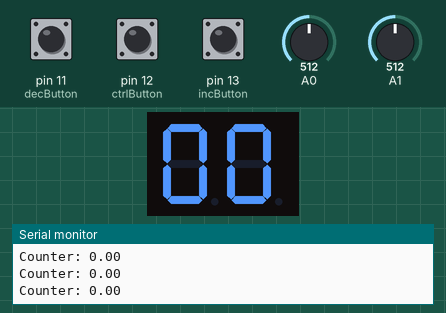
This sketch was run on a simulated Arduino Uno, built with avr-gcc and run on an emulated ATmega328P. On the bench: 2-digit seven-segment display, the last lines printed to the serial monitor. Wiring (inferred from the names in the program): 2-digit 7-segment display, segments lit when HIGH: segments pin 7, pin 8, pin 2, pin 3, pin 4, pin 6, pin 5; digit selects pin 10, pin 9. Inputs (shaded band) come from the test bench; at power-on: A1 = 512, A0 = 512, pin 13 (incButton) LOW, pin 11 (decButton) LOW, pin 12 (ctrlButton) LOW. The segment pins are drawn as the display they are named for.

Above: at 1.2 s.
1.3 s: A1 set to 716
At 1.67 s:
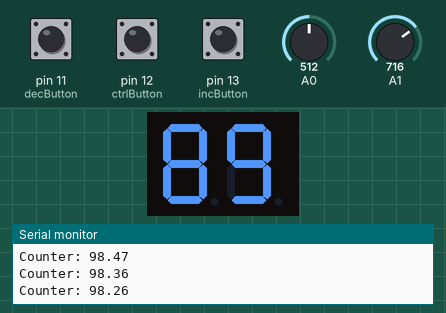
2.9 s: A0 set to 900
At 5.25 s:
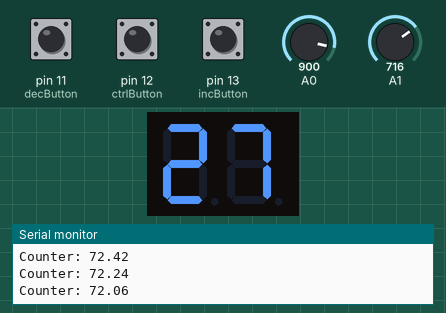
5.9 s: pin 13 (incButton) pulled HIGH for 0.15 s
At 6.19 s:
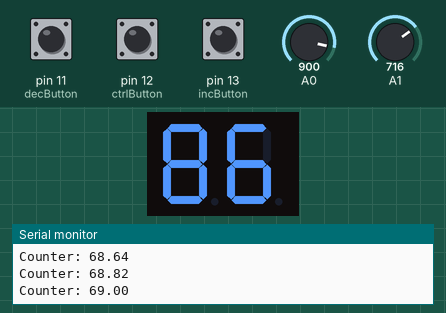
6.6 s: pin 11 (decButton) pulled HIGH for 0.15 s
At 6.91 s:
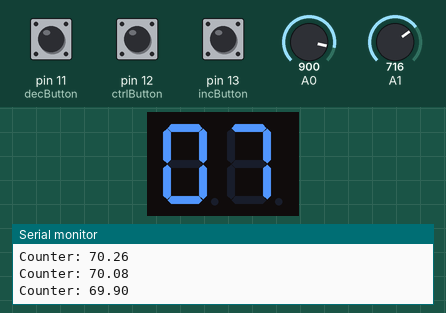
7.3 s: pin 13 (incButton) pulled HIGH for 1 s
At 8.49 s:
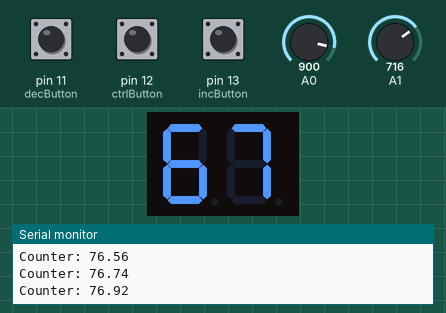
8.9 s: pin 11 (decButton) pulled HIGH for 1 s
At 9.31 s:
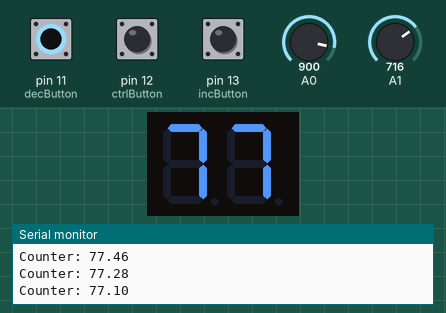

Measured:
- after the input at 1.3 s, the display: first changes after 0.10 s (image 1 shows a later state)

The sketch:

tutorial2.ino
```cpp
class Button {
  private:
  	int pin;
  	bool pressed;
  public:
  	Button(int activePin, bool isPressed) {
    	pin = activePin;
    	pressed = isPressed;
  	};

  	int getPin(){
  		return pin;
  	};

  	bool isPressed() {
  		return pressed;
  	};

  	void setPressed(bool isPressed) {
    	pressed = isPressed;
  	};
};

int numberTables[10][7] = {
  {1,1,1,1,1,1,0}, //0
  {0,1,1,0,0,0,0}, //1
  {1,1,0,1,1,0,1}, //2
  {1,1,1,1,0,0,1}, //3
  {0,1,1,0,0,1,1}, //4
  {1,0,1,1,0,1,1}, //5
  {1,0,1,1,1,1,1}, //6
  {1,1,1,0,0,0,0}, //7
  {1,1,1,1,1,1,1}, //8
  {1,1,1,1,0,1,1}  //9
};
				   //A,B,C,D,E,F,G
int segmentPins[] = {7,8,2,3,4,6,5};
int onesDigit = 9, tensDigit = 10;

Button incButton(13, false);
Button decButton(11, false);
Button ctrlButton(12, true);

Button buttons[] = {incButton, decButton, ctrlButton};

float counter = 0.0;
bool enablePotens = false;
int oldPotenValue = 0;
bool firstPotenValue = true;
short int systemActive = 1;
int tolerance = 10;

void setup() {
  Serial.begin(9600);
  for (int pin : segmentPins) pinMode(pin, OUTPUT);
  for (Button button : buttons) pinMode(button.getPin(), INPUT);

  pinMode(tensDigit, OUTPUT);
  pinMode(onesDigit, OUTPUT);

}

void loop() {
  Serial.print("Counter: ");
  Serial.println(counter);
  int tens = (int) counter / 10;
  int ones = (int) counter % 10;

  digitalWrite(tensDigit, LOW);
  digitalWrite(onesDigit, HIGH);

  turnOnSegments(ones);
  delay(10);

  for (int pin : segmentPins) digitalWrite(pin, LOW);

  digitalWrite(tensDigit, HIGH);
  digitalWrite(onesDigit, LOW);

  turnOnSegments(tens);
  delay(10);

  for (int pin : segmentPins) digitalWrite(pin, LOW);

  float velocity = (float) analogRead(0)/5000.0;
  checkButton(velocity);
  potentiometerCtrl(analogRead(1), velocity);
}

void turnOnSegments(int value) {
  for(int i=0; i<sizeof(segmentPins)/2; i++) digitalWrite(segmentPins[i], numberTables[value][i]);
}

void checkButton(float velocity) {
  if(digitalRead(incButton.getPin())) {
  	incButton.setPressed(true);
    decButton.setPressed(false);
    enablePotens = false;
  }
  if(digitalRead(decButton.getPin())) {
  	decButton.setPressed(true);
    incButton.setPressed(false);
    enablePotens = false;
  }

  if(digitalRead(ctrlButton.getPin()) && !systemActive)
  	ctrlButton.setPressed(!ctrlButton.isPressed());

  systemActive = digitalRead(ctrlButton.getPin());

  if(ctrlButton.isPressed() && !enablePotens) {
    if(incButton.isPressed()) {
      if(counter > 99.9)
        counter = 0;
      counter += velocity;
    } else if(decButton.isPressed()){
      if (counter < 0)
      	counter = 99.9;
      counter -= velocity;
    }
  }
}

void potentiometerCtrl(int value, float velocity) {
  if (firstPotenValue) {
    oldPotenValue = value;
    firstPotenValue = false;
  }

  int diff = abs(value - oldPotenValue);

  if (diff > tolerance) {
  	oldPotenValue = value;
    enablePotens = true;
  }

  if (enablePotens && ctrlButton.isPressed()) {
    if(value < 512){
      if(counter > 99.9)
        counter = 0;
      counter += velocity;
    } else if (value > 511) {
      if (counter < 0)
        counter = 99.9;
      counter -= velocity;
    }
  }
}
```
